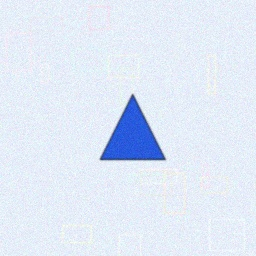
#> input picture Pasichna Viktoriia/curvature_data/images/train/train_0002.jpg, 256 x 256 px
$ python curvature_data.py
#> lines starting #> are read from the running program, lines starting #| are printed output that depends on the picture; after the words box and inside, x2 and y2 are one past the last pixel; in counts of white or black regions, pixels touching at a corner belong together
### Pasichna Viktoriia/curvature_data/methods.py
import math
from typing import Dict
import numpy as np
import cv2

def ensure_uint8(image: np.ndarray) -> np.ndarray:
    return np.clip(image, 0, 255).astype(np.uint8)

def to_float_gray(image: np.ndarray) -> np.ndarray:
    if image.ndim == 2:
        return image.astype(np.float32)
    b = image[:, :, 0].astype(np.float32)
    g = image[:, :, 1].astype(np.float32)
    r = image[:, :, 2].astype(np.float32)
    return 0.114 * b + 0.587 * g + 0.299 * r

def gray_to_bgr(gray: np.ndarray) -> np.ndarray:
    gray_u8 = ensure_uint8(gray)
    return np.stack([gray_u8, gray_u8, gray_u8], axis=-1)

def pad_reflect(image: np.ndarray, pad_h: int, pad_w: int) -> np.ndarray:
    if image.ndim == 2:
        return np.pad(image, ((pad_h, pad_h), (pad_w, pad_w)), mode="reflect")
    return np.pad(image, ((pad_h, pad_h), (pad_w, pad_w), (0, 0)), mode="reflect")

def convolve2d(image: np.ndarray, kernel: np.ndarray) -> np.ndarray:
    image = image.astype(np.float32)
    kernel = np.flipud(np.fliplr(kernel.astype(np.float32)))
    kh, kw = kernel.shape
    ph, pw = kh // 2, kw // 2
    padded = pad_reflect(image, ph, pw)
    out = np.zeros_like(image, dtype=np.float32)
    for y in range(image.shape[0]):
        for x in range(image.shape[1]):
            region = padded[y:y + kh, x:x + kw]
            out[y, x] = float(np.sum(region * kernel))
    return out

def convolve_color(image: np.ndarray, kernel: np.ndarray) -> np.ndarray:
    if image.ndim == 2:
        return convolve2d(image, kernel)
    channels = [convolve2d(image[:, :, c], kernel) for c in range(image.shape[2])]
    return np.stack(channels, axis=-1)


def grayscale_manual(image: np.ndarray) -> np.ndarray:
    return ensure_uint8(to_float_gray(image))

def mean_filter_manual(image: np.ndarray, kernel_size: int = 3) -> np.ndarray:
    kernel = np.ones((kernel_size, kernel_size), dtype=np.float32) / (kernel_size * kernel_size)
    return ensure_uint8(convolve_color(image, kernel))

def gaussian_kernel(kernel_size: int = 5, sigma: float = 1.0) -> np.ndarray:
    ax = np.arange(-(kernel_size // 2), kernel_size // 2 + 1, dtype=np.float32)
    xx, yy = np.meshgrid(ax, ax)
    kernel = np.exp(-(xx**2 + yy**2) / (2.0 * sigma**2))
    kernel /= np.sum(kernel)
    return kernel.astype(np.float32)

def gaussian_blur_manual(image: np.ndarray, kernel_size: int = 5, sigma: float = 1.0) -> np.ndarray:
    kernel = gaussian_kernel(kernel_size, sigma)
    return ensure_uint8(convolve_color(image, kernel))

# [39 lines left out: functions median_filter_manual, sobel_manual, roberts_cross_manual, not called in this run]

def laplacian_manual(image: np.ndarray) -> np.ndarray:
    gray = to_float_gray(image)
    kernel = np.array([[0, 1, 0], [1, -4, 1], [0, 1, 0]], dtype=np.float32)
    lap = convolve2d(gray, kernel)
    lap = np.abs(lap)
    lap = (lap / (lap.max() + 1e-8)) * 255.0
    return gray_to_bgr(lap)

# [92 lines left out: functions dog_manual, log_manual, _gradient_and_direction, _non_max_suppression, _double_threshold, _hysteresis and 1 more, not called in this run]

def gaussian_canny_manual(image: np.ndarray) -> np.ndarray:
    blur = gaussian_blur_manual(image, 5, 1.0)
    return canny_manual(blur)

# [4 lines left out: function gray_gaussian_manual, not called in this run]

def gaussian_sobel_manual(image: np.ndarray) -> np.ndarray:
    blur = gaussian_blur_manual(image, 5, 1.0)
    return sobel_manual(blur)

def gaussian_laplacian_manual(image: np.ndarray) -> np.ndarray:
    blur = gaussian_blur_manual(image, 5, 1.0)
    return laplacian_manual(blur)

METHODS: Dict[str, callable] = {
    "original": lambda img: img,
    "gray": grayscale_manual,
    "mean": mean_filter_manual,
    "gaussian": gaussian_blur_manual,
    "median": median_filter_manual,
    "sobel": sobel_manual,
    "roberts": roberts_cross_manual,
    "laplacian": laplacian_manual,
    "dog": dog_manual,
    "log": log_manual,
    "canny": canny_manual,
    "gaussian_canny": gaussian_canny_manual,
    "gray_gaussian": gray_gaussian_manual,
    "gaussian_sobel": gaussian_sobel_manual,
    "gaussian_laplacian": gaussian_laplacian_manual,
}

# [4 lines left out: function apply_method, not called in this run]

### Pasichna Viktoriia/curvature_data/curvature_data.py
import cv2
import numpy as np
from scipy.ndimage import gaussian_filter1d
import json
from pathlib import Path

from methods import METHODS

INPUT_DIR = Path("images")
OUTPUT_DIR = Path("curvature_resault")

method_name = "gaussian_laplacian"

IMAGE_EXTENSIONS = {".jpg", ".jpeg", ".png", ".bmp", ".webp"}

def normalize(img):
    img = np.array(img)

    if img.ndim == 3:
        img = img.mean(axis=2)

    img = np.clip(img, 0, 255)
    return img.astype(np.uint8)


def make_threshold(processed, method_name):
    edge_methods = {
        "canny",
        "gaussian_canny",
        "sobel",
        "roberts",
        "laplacian",
        "dog",
        "log",
        "gaussian_sobel",
        "gaussian_laplacian"
    }

    if method_name in edge_methods:
        processed_blur = cv2.GaussianBlur(processed, (3, 3), 0)

        _, thresh = cv2.threshold(
            processed_blur,
            30,
            255,
            cv2.THRESH_BINARY
        )

        kernel = np.ones((2, 2), np.uint8)
        thresh = cv2.morphologyEx(thresh, cv2.MORPH_OPEN, kernel)

        return thresh

    _, thresh = cv2.threshold(
        processed,
        0,
        255,
        cv2.THRESH_BINARY_INV + cv2.THRESH_OTSU
    )

    return thresh


def compute_curvature(contour, sigma=4):
    points = contour[:, 0, :].astype(np.float64)

    dists = np.sqrt(np.sum(np.diff(points, axis=0) ** 2, axis=1))
    points = points[np.insert(dists > 0, 0, True)]

    if len(points) < 5:
        return None, None, None

    x, y = points[:, 0], points[:, 1]

    x_s = gaussian_filter1d(x, sigma, mode="wrap")
    y_s = gaussian_filter1d(y, sigma, mode="wrap")

    dx = np.gradient(x_s)
    dy = np.gradient(y_s)

    ddx = np.gradient(dx)
    ddy = np.gradient(dy)

    numerator = dx * ddy - dy * ddx
    denominator = (dx ** 2 + dy ** 2) ** 1.5

    curvature = np.abs(numerator) / (denominator + 1e-8)

    return curvature, x_s, y_s


def process_image(image_path):
    image = cv2.imread(str(image_path))

    if image is None:
        print(f"[SKIP] Не вдалося завантажити: {image_path}")
        return None

    gray = cv2.cvtColor(image, cv2.COLOR_BGR2GRAY)

    if method_name not in METHODS:
        raise ValueError(
            f"Невідомий метод: {method_name}. "
            f"Доступні методи: {list(METHODS.keys())}"
        )

    processed = METHODS[method_name](gray)
    processed = normalize(processed)

    thresh = make_threshold(processed, method_name)

    contours, _ = cv2.findContours(
        thresh,
        cv2.RETR_EXTERNAL,
        cv2.CHAIN_APPROX_NONE
    )

    img_h, img_w = gray.shape
    total_area = img_h * img_w

    valid_figures = []

    for cnt in contours:
        area = cv2.contourArea(cnt)

        if area < 200 or area > total_area * 0.9:
            continue

        valid_figures.append(cnt)

    result_json = {
        "image": image_path.name,
        "method": method_name,
        "figures_count": len(valid_figures),
        "figures": {}
    }

    for i, cnt in enumerate(valid_figures, start=1):
        area = cv2.contourArea(cnt)

        kappa, xs, ys = compute_curvature(cnt, sigma=4)

        if kappa is None:
            continue

        result_json["figures"][f"figure_{i}"] = {
            "area": float(area),
            "curvature": kappa.tolist(),
            "points": [
                [float(x), float(y)]
                for x, y in zip(xs, ys)
            ]
        }

    return result_json


def main():
    if not INPUT_DIR.exists():
        raise FileNotFoundError(f"Папку не знайдено: {INPUT_DIR}")

    OUTPUT_DIR.mkdir(exist_ok=True)

    total_images = 0
    processed_images = 0

    for split in ["train", "test", "val"]:
        input_split_dir = INPUT_DIR / split
        output_split_dir = OUTPUT_DIR / split

        if not input_split_dir.exists():
            print(f"[SKIP] Немає папки: {input_split_dir}")
            continue

        output_split_dir.mkdir(parents=True, exist_ok=True)

        image_files = [
            p for p in input_split_dir.rglob("*")
            if p.suffix.lower() in IMAGE_EXTENSIONS
        ]

        print(f"\n[{split}] Знайдено зображень: {len(image_files)}")

        for image_path in image_files:
            total_images += 1

            result = process_image(image_path)
#> in process_image, image is the input picture: shape (256, 256, 3); mean B, G, R 246.6, 232.8, 223.8
#> in process_image, `gray = cv2.cvtColor(image, cv2.COLOR_BGR2GRAY)`:
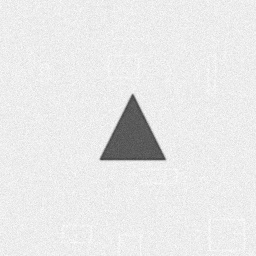
#> gray: shape (256, 256); min 62, max 255, mean 231.7
#> after the loop in convolve2d (call 2), `for y in range(image.shape[0]):`:
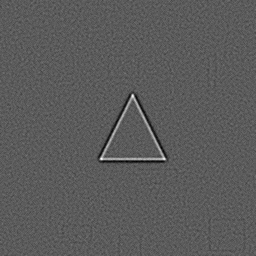
#> out: shape (256, 256) float32; min -30, max 54, mean 0; drawn with min black and max white
#> in laplacian_manual, `lap = np.abs(lap)`:
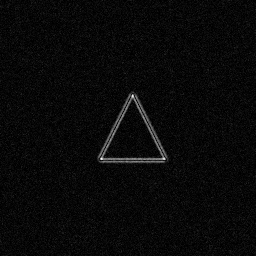
#> lap: shape (256, 256) float32; min 0, max 54, mean 2; drawn with min black and max white
#> in make_threshold, `_, thresh = cv2.threshold( processed_blur, 30, 255, cv2.THRESH_BINARY )`:
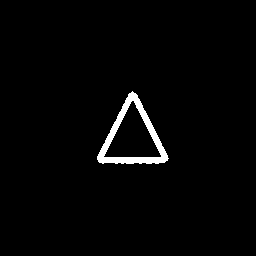
#> thresh: shape (256, 256); 2% white; 1 white region, box (x1, y1, x2, y2) and area: (97, 91, 169, 164) 1315
#> in make_threshold, `thresh = cv2.morphologyEx(thresh, cv2.MORPH_OPEN, kernel)`:
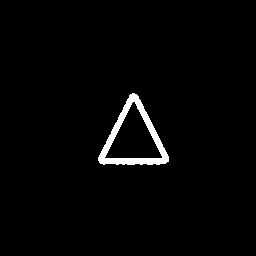
#> thresh: shape (256, 256); 2% white; 1 white region
#> in process_image, `contours, _ = cv2.findContours( thresh, cv2.RETR_EXTERNAL, cv2.CHAIN_A..`: contours = 1 contour; box (x1, y1, x2, y2) and area: (98, 93, 169, 165) 2858
#> the loop in process_image, `for cnt in contours:` made 1 pass
#> area on pass 1: 2858
#> after the loop in process_image, `for cnt in contours:`: valid_figures has the same summary as contours
#> the loop in process_image, `for i, cnt in enumerate(valid_figures, start=1):` made 1 pass
#> (i, area) on pass 1: (1, 2858)
#> after the loop in process_image, `for i, cnt in enumerate(valid_figures, start=1):`: result_json = 4 items
#> result = 4 items

            if result is None:
                continue

            relative_path = image_path.relative_to(input_split_dir)
            output_json_path = output_split_dir / relative_path.with_suffix(".json")

            output_json_path.parent.mkdir(parents=True, exist_ok=True)

            with open(output_json_path, "w", encoding="utf-8") as f:
                json.dump(result, f, indent=4, ensure_ascii=False)

            processed_images += 1

            print(
                f"[OK] {image_path} -> {output_json_path} | "
                f"фігур: {result['figures_count']}"
            )
#| [OK] images/train/train_0002.jpg -> curvature_resault/train/train_0002.json | фігур: 1
#> pass 2 of the loop in main, `for split in ["train", "test", "val"]:`:
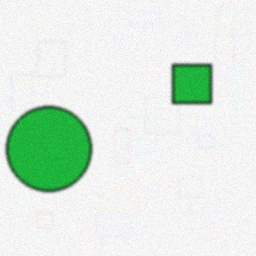
#> input picture Pasichna Viktoriia/curvature_data/images/test/test_0001.jpg, 256 x 256 px
#> in process_image, image is the input picture: shape (256, 256, 3); mean B, G, R 222.8, 234.9, 219.8
#> image: shape (256, 256) float32
#> after the loop in convolve2d (call 4), `for y in range(image.shape[0]):`:
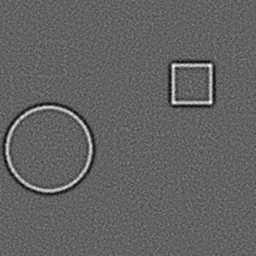
#> out: shape (256, 256) float32; min -21, max 33, mean 0; drawn with min black and max white
#> in make_threshold (call 2), `thresh = cv2.morphologyEx(thresh, cv2.MORPH_OPEN, kernel)`:
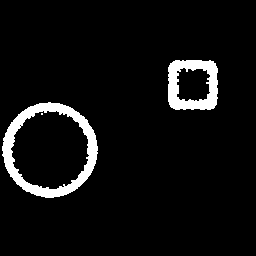
#> thresh: shape (256, 256); 6% white; 3 white regions (1 under 20 px)
#> contours = 2 contours; box (x1, y1, x2, y2) and area: (2, 102, 98, 198) 6936, (168, 60, 218, 110) 2272
#> the loop in process_image (call 2), `for cnt in contours:` made 2 passes
#> area on passes 1 to 2: 6936.5, 2272.5
#> after the loop in process_image (call 2), `for cnt in contours:`: valid_figures has the same summary as contours
#> the loop in process_image (call 2), `for i, cnt in enumerate(valid_figures, start=1):` made 2 passes
#> (i, area) on passes 1 to 2: (1, 6936.5), (2, 2272.5)
#| [OK] images/test/test_0001.jpg -> curvature_resault/test/test_0001.json | фігур: 2

    print("\nГотово!")
    print(f"Усього знайдено зображень: {total_images}")
    print(f"Оброблено зображень: {processed_images}")
    print(f"JSON збережено у папці: {OUTPUT_DIR}")


if __name__ == "__main__":
    main()
